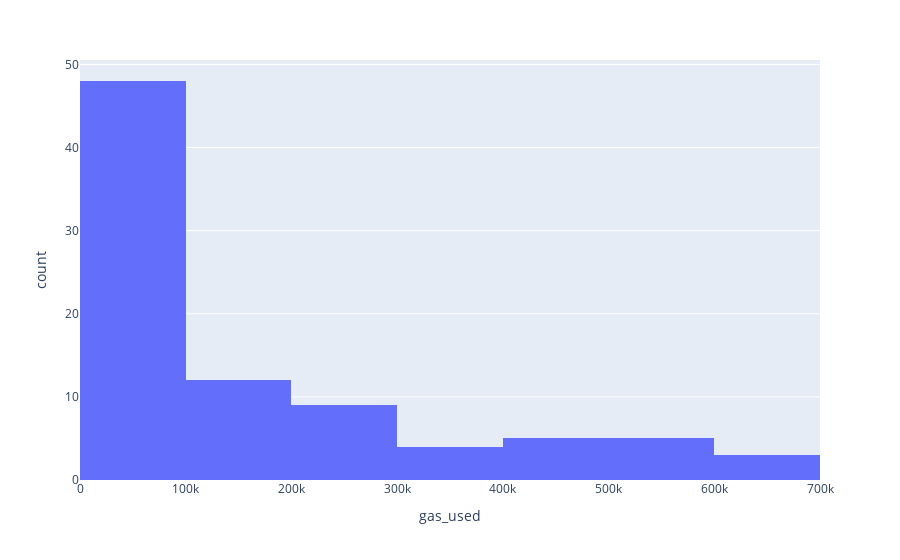

Source (notebook cell):
### Code cell
fig = px.histogram(a, x="gas_used")
fig.show()

### Figure 1 — Plotly figure (JSON) as saved in the notebook; plotly's stock layout.template omitted (floating-point values rounded to 4 significant figures)
{"data": [{"alignmentgroup": "True", "bingroup": "x", "hovertemplate": "gas_used=%{x}<br>count=%{y}<extra></extra>", "legendgroup": "", "marker": {"color": "#636efa", "pattern": {"shape": ""}}, "name": "", "offsetgroup": "", "orientation": "v", "showlegend": false, "type": "histogram", "x": [28392, 652671, 193715, 308454, 33006, 423193, 179415, 294154, 537932, 33361, 523632, 520832, 176615, 408893, 195730, 25000, 197886, 291354, 29665, 247105, 30000, 655471, 40000, 296324, 35443, 99449, 60000, 21000, 95773, 22000, 79761, 196515, 23000, 148668, 406093, 89605, 31000, 345543, 207730, 62668, 46172, 540732, 591636, 50000, 22222, 23500, 249715, 21656, 256949, 281832, 26656, 24000, 640855, 493199, 311254, 394761, 22668, 27000, 425993, 22220, 22224, 35660, 217574, 29000, 44661, 55000, 57000, 34444, 63000, 69918, 74840, 78562, 21046, 98759, 99182, 33814, 99454, 106340, 115577, 158511, 33000, 177932, 32000, 191980, 42000, 29200], "xaxis": "x", "yaxis": "y"}], "layout": {"autosize": true, "barmode": "relative", "legend": {"tracegroupgap": 0}, "margin": {"t": 60}, "xaxis": {"anchor": "y", "autorange": true, "domain": [0, 1], "range": [-0.5, 700000.0], "title": {"text": "gas_used"}, "type": "linear"}, "yaxis": {"anchor": "x", "autorange": true, "domain": [0, 1], "range": [0, 50.53], "title": {"text": "count"}}}}
